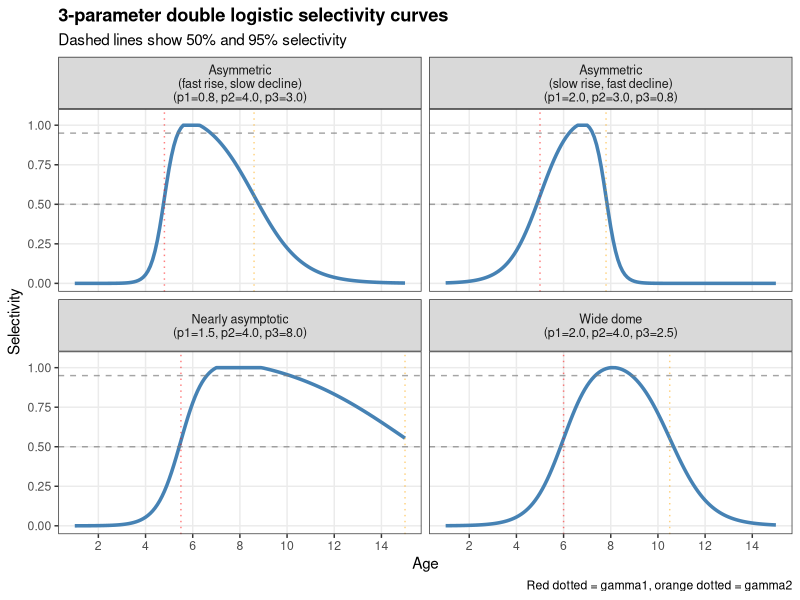
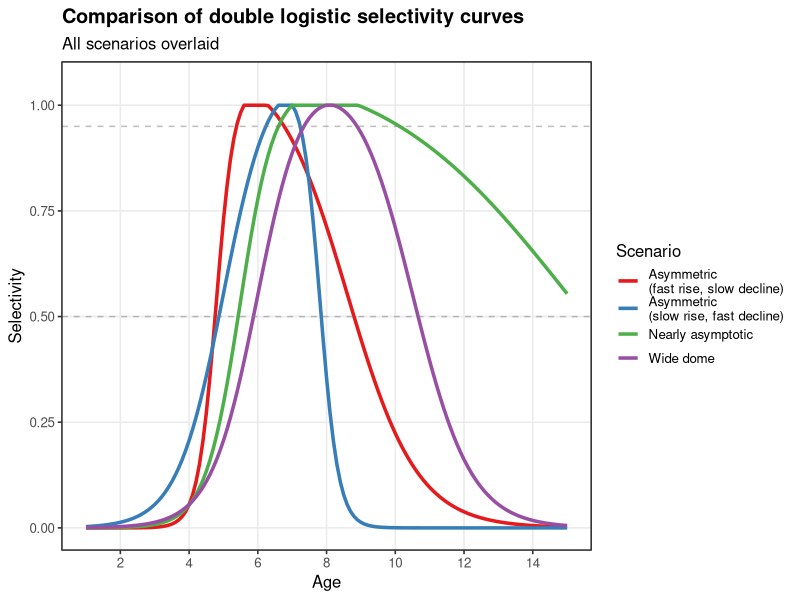
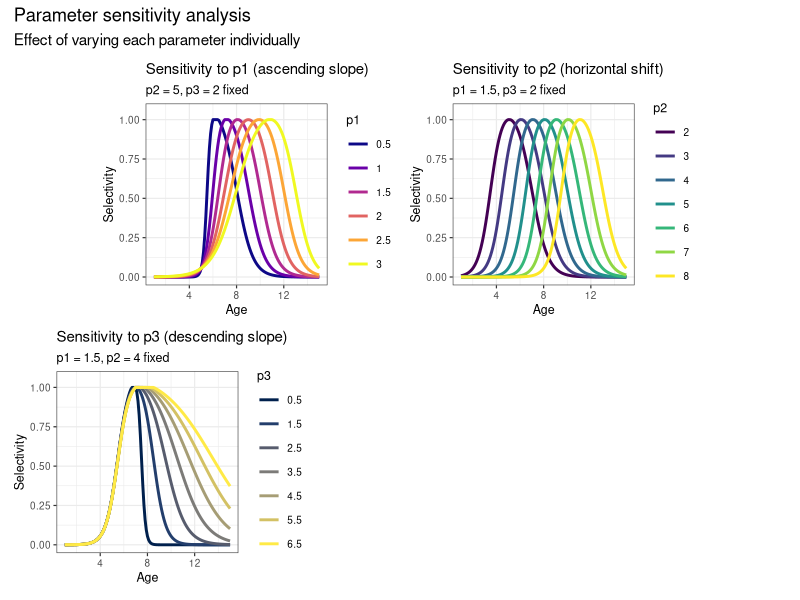

These charts were generated, in order, by the following R code:
## ---- chunk 1
library(ggplot2)
library(dplyr)
library(tidyr)
library(patchwork)

dbl_logistic_sel <- function(age, p1, p2, p3) {
  gamma1 <- p1 + p2
  gamma2 <- 2 * p1 + p2 + p3

  asc <- 1 / (1 + exp(-log(19) * (age - gamma1) / p1))
  desc <- 1 - 1 / (1 + exp(-log(19) * (age - gamma2) / p3))

  sel <- asc * desc * 0.95^(-2)
  pmin(sel, 1.0)
}

ages <- seq(1, 15, by = 0.1)

scenarios <- tibble(
  scenario = c(
    "Wide dome",
    "Asymmetric\n(fast rise, slow decline)",
    "Asymmetric\n(slow rise, fast decline)",
    "Nearly asymptotic"
  ),
  p1 = c(2.0, 0.8, 2.0, 1.5),
  p2 = c(4.0, 4.0, 3.0, 4.0),
  p3 = c(2.5, 3.0, 0.8, 8.0)
) %>%
  mutate(
    gamma1 = p1 + p2,
    gamma2 = 2 * p1 + p2 + p3,
    dome_width = gamma2 - gamma1
  )

sel_data <- scenarios %>%
  rowwise() %>%
  do({
    scen <- .
    tibble(
      scenario = scen$scenario,
      age = ages,
      selectivity = dbl_logistic_sel(ages, scen$p1, scen$p2, scen$p3),
      p1 = scen$p1,
      p2 = scen$p2,
      p3 = scen$p3,
      gamma1 = scen$gamma1,
      gamma2 = scen$gamma2
    )
  }) %>%
  ungroup() %>%
  mutate(
    label = sprintf("%s\n(p1=%.1f, p2=%.1f, p3=%.1f)", scenario, p1, p2, p3)
  )
## ---- chunk 2
#| label: tbl-dl-scenarios
#| tbl-cap: "Scenario parameters and derived inflection points"
knitr::kable(
  scenarios,
  digits = 2
)
## ---- chunk 3
#| label: fig-dl-faceted
#| fig-cap: "Double logistic selectivity for each parameter scenario."
p1_plot <- ggplot(sel_data, aes(x = age, y = selectivity)) +
  geom_line(linewidth = 1.2, color = "steelblue") +
  geom_hline(yintercept = c(0.5, 0.95), linetype = "dashed",
             color = "gray50", alpha = 0.7) +
  geom_vline(aes(xintercept = gamma1), linetype = "dotted",
             color = "red", alpha = 0.5) +
  geom_vline(aes(xintercept = gamma2), linetype = "dotted",
             color = "orange", alpha = 0.5) +
  facet_wrap(~label, ncol = 2) +
  scale_x_continuous(breaks = seq(2, 14, by = 2)) +
  scale_y_continuous(limits = c(0, 1.05), breaks = seq(0, 1, by = 0.25)) +
  labs(
    title = "3-parameter double logistic selectivity curves",
    subtitle = "Dashed lines show 50% and 95% selectivity",
    x = "Age",
    y = "Selectivity",
    caption = "Red dotted = gamma1, orange dotted = gamma2"
  ) +
  theme_bw(base_size = 11) +
  theme(
    strip.text = element_text(size = 9),
    plot.title = element_text(face = "bold"),
    panel.grid.minor = element_blank()
  )

p1_plot
## ---- chunk 4
#| label: fig-dl-overlay
#| fig-cap: "All scenarios overlaid for direct comparison."
p2_plot <- ggplot(sel_data, aes(x = age, y = selectivity, color = scenario)) +
  geom_line(linewidth = 1.2) +
  geom_hline(yintercept = c(0.5, 0.95), linetype = "dashed",
             color = "gray50", alpha = 0.5) +
  scale_x_continuous(breaks = seq(2, 14, by = 2)) +
  scale_y_continuous(limits = c(0, 1.05), breaks = seq(0, 1, by = 0.25)) +
  scale_color_brewer(palette = "Set1", name = "Scenario") +
  labs(
    title = "Comparison of double logistic selectivity curves",
    subtitle = "All scenarios overlaid",
    x = "Age",
    y = "Selectivity"
  ) +
  theme_bw(base_size = 12) +
  theme(
    legend.position = "right",
    plot.title = element_text(face = "bold"),
    panel.grid.minor = element_blank()
  )

p2_plot
## ---- chunk 5
#| label: fig-dl-sensitivity
#| fig-cap: "Sensitivity to p1, p2, and p3 with other parameters fixed."
#| fig-width: 8
#| fig-height: 8
p1_vary <- expand_grid(
  p1 = seq(0.5, 3, by = 0.5),
  p2 = 5,
  p3 = 2,
  age = ages
) %>%
  rowwise() %>%
  mutate(selectivity = dbl_logistic_sel(age, p1, p2, p3)) %>%
  ungroup()

p3a <- ggplot(p1_vary, aes(x = age, y = selectivity, color = factor(p1))) +
  geom_line(linewidth = 1) +
  scale_color_viridis_d(name = "p1", option = "C") +
  scale_y_continuous(limits = c(0, 1.05)) +
  labs(title = "Sensitivity to p1 (ascending slope)",
       subtitle = "p2 = 5, p3 = 2 fixed",
       x = "Age", y = "Selectivity") +
  theme_bw(base_size = 9) +
  theme(legend.position = "right", aspect.ratio = 1)

p2_vary <- expand_grid(
  p1 = 1.5,
  p2 = seq(2, 8, by = 1),
  p3 = 2,
  age = ages
) %>%
  rowwise() %>%
  mutate(selectivity = dbl_logistic_sel(age, p1, p2, p3)) %>%
  ungroup()

p3b <- ggplot(p2_vary, aes(x = age, y = selectivity, color = factor(p2))) +
  geom_line(linewidth = 1) +
  scale_color_viridis_d(name = "p2", option = "D") +
  scale_y_continuous(limits = c(0, 1.05)) +
  labs(title = "Sensitivity to p2 (horizontal shift)",
       subtitle = "p1 = 1.5, p3 = 2 fixed",
       x = "Age", y = "Selectivity") +
  theme_bw(base_size = 9) +
  theme(legend.position = "right", aspect.ratio = 1)

p3_vary <- expand_grid(
  p1 = 1.5,
  p2 = 4,
  p3 = seq(0.5, 6.5, by = 1),
  age = ages
) %>%
  rowwise() %>%
  mutate(selectivity = dbl_logistic_sel(age, p1, p2, p3)) %>%
  ungroup()

p3c <- ggplot(p3_vary, aes(x = age, y = selectivity, color = factor(p3))) +
  geom_line(linewidth = 1) +
  scale_color_viridis_d(name = "p3", option = "E") +
  scale_y_continuous(limits = c(0, 1.05)) +
  labs(title = "Sensitivity to p3 (descending slope)",
       subtitle = "p1 = 1.5, p2 = 4 fixed",
       x = "Age", y = "Selectivity") +
  theme_bw(base_size = 9) +
  theme(legend.position = "right", aspect.ratio = 1)

p_sensitivity <- (p3a | p3b) / (p3c | plot_spacer()) +
  plot_annotation(
    title = "Parameter sensitivity analysis",
    subtitle = "Effect of varying each parameter individually"
  )

p_sensitivity
